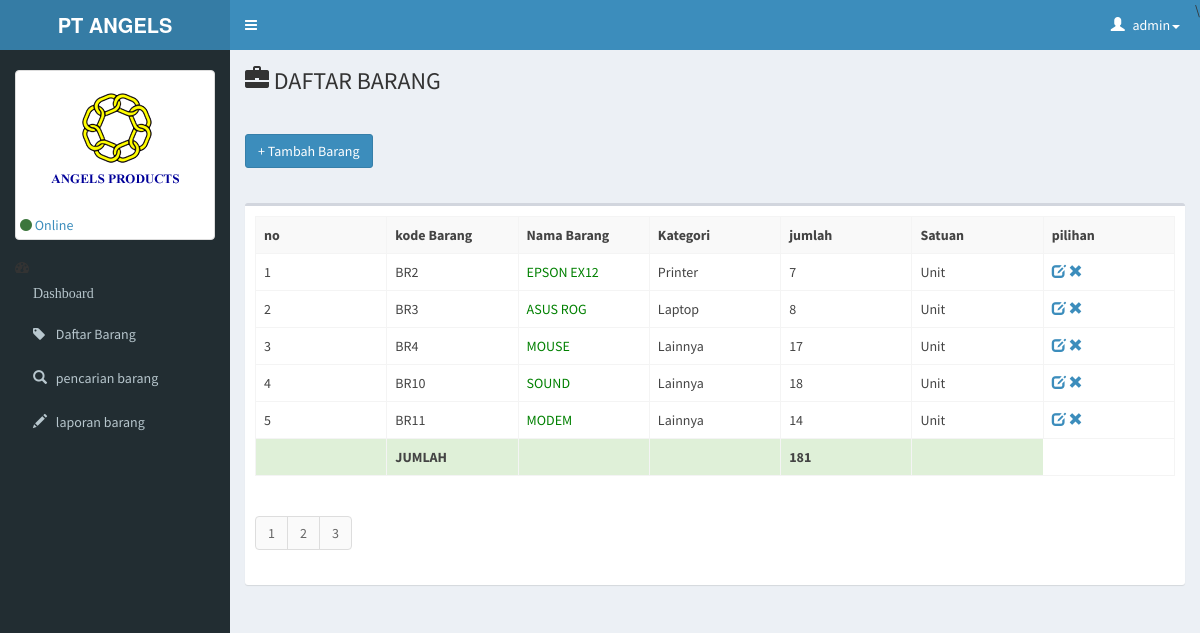
/admin/barang.php (signed in), run on the app's committed database.
### tables this page shows
CREATE TABLE IF NOT EXISTS `daftar_barang` (
  `id` int(255) NOT NULL AUTO_INCREMENT,
  `kode` varchar(20) NOT NULL,
  `nama_barang` varchar(100) NOT NULL,
  `jenis` varchar(32) NOT NULL,
  `stock` int(10) NOT NULL,
  `satuan` varchar(15) NOT NULL,
  `spek` text NOT NULL,
  PRIMARY KEY (`id`)
);

### admin/barang.php (the view, shortened to what this page needs)
<?php include 'menu.php'; ?>
<div class="content-wrapper">
        <section class="content-header">
          <h1>
         <span class="glyphicon glyphicon-briefcase"></span> DAFTAR BARANG
          </h1>
          <br>
          <br>
          <a class="btn btn-primary" data-toggle="modal" href='#modal-id'>+ Tambah Barang</a>
          </section>
          <br>
           <section class="content">
            <div class="row">
            <div class="col-xs-12">
                <div class="box">
                <div class="box-header">
<?
include 'konek.php';
$per_page=5;
    if(isset($_GET['page'])){
        $page = $_GET['page'];
        $startpoint = ($page * $per_page) - $per_page;
    }else { $startpoint = 0; }
$sql = "SELECT COUNT(*) as num FROM daftar_barang";
        $query=mysqli_query($koneksi,$sql)or die("Error: ".mysqli_error($koneksi));
        $total_pages = mysqli_fetch_array($query);
        $total_pages1 = ceil($total_pages['num']/5);
        $totalpage      = $total_pages1;
        $currentpage    = (isset($_GET['page']) ? $_GET['page'] : 1);
        $lastpage       = $totalpage;
        $loopcounter = ( ( ( $currentpage + 2 ) <= $lastpage ) ? ( $currentpage + 2 ) : $lastpage );
        $startCounter =  ( ( ( $currentpage - 2 ) >= 3 ) ? ( $currentpage - 2 ) : 1 );
 ?>
        <table class="table table-bordered table-hover table-striped">
        <th align='center' class="col-md-1">no</th>
        <th align='center' class="col-md-1">kode Barang</th>
        <th align='center' class="col-md-1">Nama Barang</th>
        <th align='center' class="col-md-1">Kategori</th>
        <th align='center' class="col-md-1">jumlah</th>
        <th align='center' class="col-md-1">Satuan</th>
        <th align='center' class="col-md-1">pilihan</th>
        <?php
    include "konek.php";
    $per_page=5;
    if(isset($_GET['page'])){
        $page = $_GET['page'];
        $startpoint = ($page * $per_page) - $per_page;
    }else { $startpoint = 0; }
    $sql = "SELECT * FROM daftar_barang LIMIT $startpoint,$per_page";
    $query = mysqli_query($koneksi,$sql) or die();
    $tes=mysqli_fetch_array($query);
    $tess=false;
    if($tes['nama_barang']!=NULL){
        $tess=true;
    }else{echo"<br/>Kosong";}
    mysqli_data_seek($query,0);
    $no = 0;
    $juml = "SELECT stock FROM daftar_barang";
    $jum_=mysqli_query($koneksi,$juml)or die("Error: ".mysqli_error($koneksi));
    while ($row = mysqli_fetch_array($jum_)){
        $stock[] = $row['stock'];
    }
    if($tess==true){
        while ($row = mysqli_fetch_array($query))
        {
                $no ++;
                echo "<tr>";
                echo "<td>".$no."</td>";
                echo "<td>".$row['kode']."</td>";
                ?>
                <td><a href="spek.php?nama_barang=<?php echo $row['nama_barang'];?>" style='text-decoration:none;color:green' >
                <?= $row['nama_barang']; ?></a></td>
                <?php
                echo "<td>".$row['jenis']."</td>";
                echo "<td>".$row['stock']."</td>";
                echo "<td>".ucfirst(strtolower($row['satuan']))."</td>";?>
                <td><a href="edit.php?id=<?php echo $row['id']; ?>" class="glyphicon glyphicon-edit"></a>
                <a onclick="if(confirm('Apakah anda yakin ingin menghapus data ini ?')){ location.href='hapus.php?id=<?php echo $row['id']; ?>' }" class="glyphicon glyphicon-remove"></a>
                </td>
                <tr class="success">
                <?php
        }
        echo "<td></td><td><b>JUMLAH </b></td><td></td><td></td><td><b>".array_sum($stock)."</b></td><td></td></tr>";
    }
        ?>
</table>
 <div class="grid_3 grid_5">
  <ul class="pagination">
            <?php
            for($x= $startCounter; $x <= $loopcounter; $x++){
                ?>
                <li><a href="?page=<?php echo $x ?>"><?php echo $x ?></a></li>
                <?php
            }
            ?>
            </ul>
            </div>

### admin/menu.php (shortened to what this page needs)
<!DOCTYPE html>
<html>
<head>
    <link rel="stylesheet" type="text/css" href="assets/bootstrap/css/bootstrap.min.css">
    <link rel="stylesheet" type="text/css" href="assets/plugins/font-awesome/css/font-awesome.min.css">
    <link rel="stylesheet" type="text/css" href="assets/plugins/ionicons/css/ionicons.min.css">
    <link rel="stylesheet" type="text/css" href="assets/plugins/datatables/dataTables.bootstrap.css">
    <link rel="stylesheet" type="text/css" href="assets/dist/css/AdminLTE.min.css">
    <link rel="stylesheet" type="text/css" href="assets/dist/css/skins/_all-skins.min.css">
    <link rel="stylesheet" type="text/css" href="assets/plugins/datepicker/datepicker3.css">
</head>
<body class="hold-transition skin-blue sidebar-mini">
 <div class="wrapper">
   <header class="main-header">
        <a class="logo">
          <span class="logo-lg"><b>PT ANGELS PRODUCTS</b></span>
        </a>
        <nav class="navbar navbar-static-top" role="navigation">
          <a href="#" class="sidebar-toggle" data-toggle="offcanvas" role="button">
          </a>
          <div class="navbar-custom-menu">
            <ul class="nav navbar-nav">
              \
                <li class="dropdown user user-menu">
                                <a href="" class="dropdown-toggle" data-toggle="dropdown">
                                    <i class="glyphicon glyphicon-user"></i>
                                    <span><?php echo $_SESSION['login']?><i class="caret"></i></span>
                                </a>
                            </li>
                        </ul>
                    </div>
        </nav>
        </header>
        <div class="wrapper row-offcanvas row-offcanvas-left">
                <aside class="left-side sidebar-offcanvas">
                <br>
                <div class="col-xs-4 col-md-12">
          <a class="thumbnail">
            <img class="img-responsive" src="../logo/ap.png">
                                <i class="fa fa-circle text-success"></i>
                                 <span id="oStatusOnline">Online</span></a>
                <section class="sidebar">
                <ul class="sidebar-menu">
              <a href="index.php">
                <li  class="fa fa-dashboard"></i> <span>Dashboard</span>
              </a>
               <li>
              <a href="barang.php">
                <i class="fa fa-tag"></i> <span>Daftar Barang</span>
              </a>
            </li>
              <li>
              <a href="cari.php">
                <i class="glyphicon glyphicon-search"></i> <span>pencarian barang</span>
              </a>
            </li>
              <li>
              <a href="laporan.php">
                <i class="glyphicon glyphicon-pencil"></i> <span>laporan barang</span>
              </a>
            </li>
                </ul>
            </section>
        </aside>
</body>
</html>

### data on the page
daftar_barang: kode "BR2", nama_barang "EPSON EX12", jenis "Printer", stock "7", satuan "Unit"
daftar_barang: kode "BR3", nama_barang "ASUS ROG", jenis "Laptop", stock "8", satuan "Unit"
daftar_barang: kode "BR4", nama_barang "MOUSE", jenis "Lainnya", stock "17", satuan "Unit"
daftar_barang: kode "BR10", nama_barang "SOUND", jenis "Lainnya", stock "18", satuan "Unit"
daftar_barang: kode "BR11", nama_barang "MODEM", jenis "Lainnya", stock "14", satuan "Unit"

### other printed values
$_SESSION['login'] "admin"
array_sum($stock) "181"
